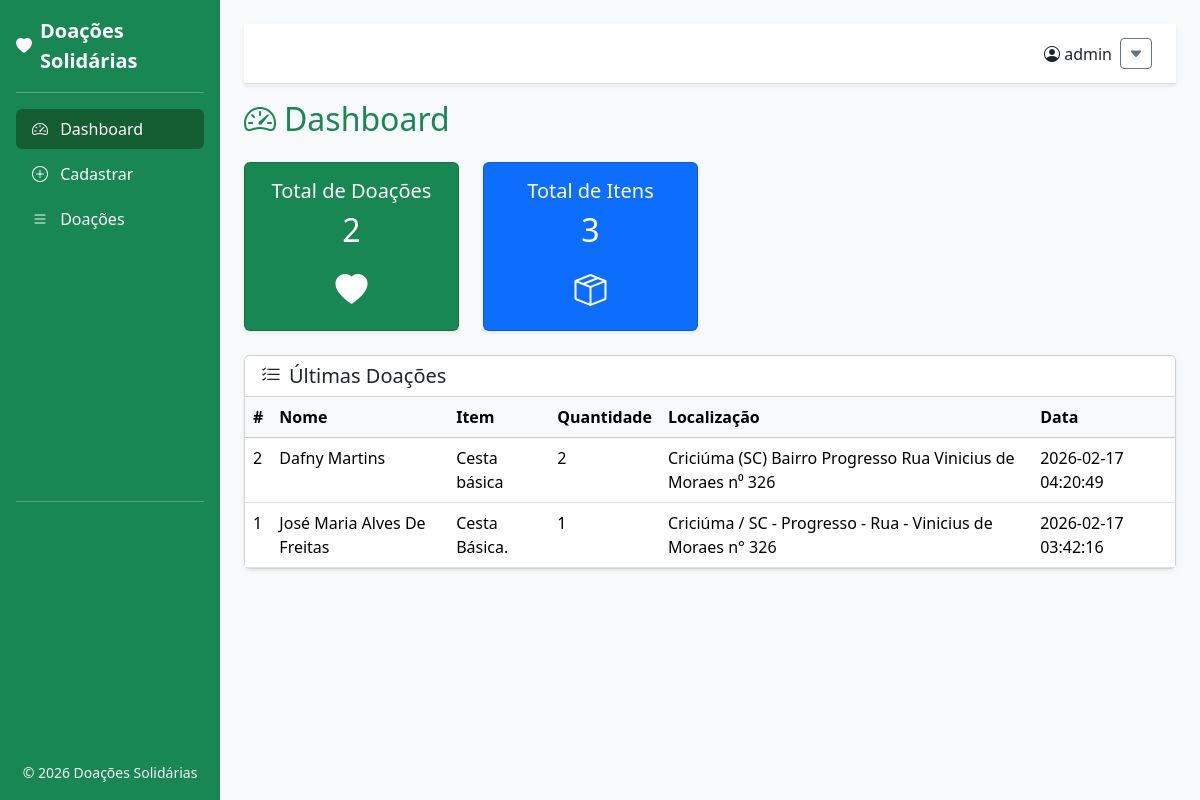
/dashboard (signed in), run on the app's committed database.
### tables this page shows
CREATE TABLE doacoes(
            id INTEGER PRIMARY KEY AUTOINCREMENT,
            nome TEXT NOT NULL,
            item TEXT NOT NULL,
            quantidade INTEGER NOT NULL,
            localizacao TEXT NOT NULL,
            data_criacao TIMESTAMP DEFAULT CURRENT_TIMESTAMP
        );

### app.py (the view)
@app.route("/dashboard")
@login_required
def dashboard():
    db = get_db()
    total_doacoes = db.execute("SELECT COUNT(*) FROM doacoes").fetchone()[0]
    total_itens = db.execute("SELECT SUM(quantidade) FROM doacoes").fetchone()[0] or 0
    ultimas = db.execute("SELECT * FROM doacoes ORDER BY data_criacao DESC LIMIT 5").fetchall()
    return render_template(
        "dashboard.html",
        total_doacoes=total_doacoes,
        total_itens=total_itens,
        ultimas=ultimas
    )

### app.py (called while the page is built)
def get_db():
    if "db" not in g:
        g.db = sqlite3.connect(app.config["DATABASE"])
        g.db.row_factory = sqlite3.Row
    return g.db

def login_required(f):
    from functools import wraps
    @wraps(f)
    def decorated_function(*args, **kwargs):
        if "usuario" not in session:
            flash("Você precisa estar logado para acessar essa página.", "warning")
            return redirect(url_for("login"))
        return f(*args, **kwargs)
    return decorated_function

### templates/dashboard.html
{% extends 'base.html' %}
{% block content %}
<h2 class="mb-4 text-success"><i class="bi bi-speedometer2 me-2"></i>Dashboard</h2>
<div class="row g-4 mb-4">
    <div class="col-md-6 col-lg-3">
        <div class="card text-white bg-success shadow-sm h-100">
            <div class="card-body d-flex flex-column justify-content-center align-items-center">
                <h5 class="card-title">Total de Doações</h5>
                <h2 class="card-text">{{ total_doacoes }}</h2>
                <i class="bi bi-heart-fill fs-2 mt-2"></i>
            </div>
        </div>
    </div>
    <div class="col-md-6 col-lg-3">
        <div class="card text-white bg-primary shadow-sm h-100">
            <div class="card-body d-flex flex-column justify-content-center align-items-center">
                <h5 class="card-title">Total de Itens</h5>
                <h2 class="card-text">{{ total_itens }}</h2>
                <i class="bi bi-box-seam fs-2 mt-2"></i>
            </div>
        </div>
    </div>
</div>
<div class="card shadow-sm">
    <div class="card-header bg-white">
        <h5 class="mb-0"><i class="bi bi-list-check me-2"></i>Últimas Doações</h5>
    </div>
    <div class="card-body p-0">
        {% if ultimas %}
        <div class="table-responsive">
            <table class="table mb-0">
                <thead class="table-light">
                    <tr>
                        <th>#</th>
                        <th>Nome</th>
                        <th>Item</th>
                        <th>Quantidade</th>
                        <th>Localização</th>
                        <th>Data</th>
                    </tr>
                </thead>
                <tbody>
                    {% for doacao in ultimas %}
                    <tr>
                        <td>{{ doacao['id'] }}</td>
                        <td>{{ doacao['nome'] }}</td>
                        <td>{{ doacao['item'] }}</td>
                        <td>{{ doacao['quantidade'] }}</td>
                        <td>{{ doacao['localizacao'] }}</td>
                        <td>{{ doacao['data_criacao'] }}</td>
                    </tr>
                    {% endfor %}
                </tbody>
            </table>
        </div>
        {% else %}
        <p class="text-center p-3 mb-0">Nenhuma doação registrada ainda.</p>
        {% endif %}
    </div>
</div>
{% endblock %}

### templates/base.html (shortened to what this page needs)
<!DOCTYPE html>
<html lang="pt-br">
<head>
<link href="https://cdn.jsdelivr.net/npm/bootstrap@5.3.2/dist/css/bootstrap.min.css" rel="stylesheet">
<link href="https://cdn.jsdelivr.net/npm/bootstrap-icons/font/bootstrap-icons.css" rel="stylesheet">
<link rel="stylesheet" href="{{ url_for('static', filename='style.css') }}">
</head>
<body>
<div class="wrapper">
    <nav class="sidebar d-flex flex-column p-3">
        <a href="/" class="d-flex align-items-center mb-3 mb-md-0 me-md-auto text-white text-decoration-none">
            <i class="bi bi-heart-fill me-2"></i>
            <span class="fs-5 fw-bold">Doações Solidárias</span>
        </a>
        <hr>
        <ul class="nav nav-pills flex-column mb-auto">
            <li class="nav-item">
                <a href="/dashboard" class="nav-link {% if request.path == '/dashboard' %}active{% endif %}">
                    <i class="bi bi-speedometer2 me-2"></i> Dashboard
                </a>
            </li>
            <li>
                <a href="/cadastrar" class="nav-link {% if request.path == '/cadastrar' %}active{% endif %}">
                    <i class="bi bi-plus-circle me-2"></i> Cadastrar
                </a>
            </li>
            <li>
                <a href="/lista" class="nav-link {% if request.path == '/lista' %}active{% endif %}">
                    <i class="bi bi-list me-2"></i> Doações
                </a>
            </li>
        </ul>
        <hr>
        <div class="mt-auto text-center">
            <small class="text-light">© 2026 Doações Solidárias</small>
        </div>
    </nav>
    <div class="content">
        <div class="topbar shadow-sm mb-3">
            <div class="user-info">
                {% if session.get('usuario') %}
                    <span><i class="bi bi-person-circle"></i> {{ session['usuario'] }}</span>
                    <button id="btnMenu" class="btn btn-sm btn-outline-secondary">
                        <i class="bi bi-caret-down-fill"></i>
                    </button>
                {% endif %}
            </div>
        </div>
        {% block content %}{% endblock %}
    </div>
</div>
</body>
</html>

### static/style.css (style rules this page uses)
body { background:#f4f6f9; }

### templates/base.html (style rules this page uses)
body { min-height: 100vh; display: flex; flex-direction: column; }
.wrapper { display: flex; min-height: 100vh; }
.sidebar { width: 220px; background-color: #198754; color: #fff; flex-shrink: 0; transition: transform 0.3s ease; }
.sidebar .nav-link { color: #fff; margin-bottom: 0.3rem; }
.sidebar .nav-link.active { background-color: #145c32; border-radius: 0.375rem; }
.content { flex-grow: 1; padding: 1.5rem; background-color: #f8f9fa; }
.topbar { height: 60px; background-color: #fff; border-bottom: 1px solid #dee2e6; display: flex; align-items: center; justify-content: flex-end; padding: 0 1.5rem; position: sticky; top: 0; z-index: 1000; }
.topbar .user-info { display: flex; align-items: center; position: relative; }
.topbar .user-info span { margin-right: 0.5rem; font-weight: 500; }

### data on the page
doacoes: id "2", nome "Dafny Martins", item "Cesta básica", quantidade "2", localizacao "Criciúma (SC) Bairro Progresso Rua Vinicius de Moraes n⁰ 326", data_criacao "2026-02-17 04:20:49"
doacoes: id "1", nome "José Maria Alves De Freitas", item "Cesta Básica.", quantidade "1", localizacao "Criciúma / SC - Progresso - Rua - Vinicius de Moraes n° 326", data_criacao "2026-02-17 03:42:16"

### other printed values
{{ session['usuario'] }} "admin"
{{ total_doacoes }} "2"
{{ total_itens }} "3"
